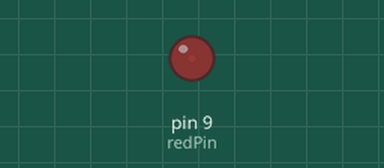
Recording of a sketch running on a simulated Arduino Uno, built with avr-gcc and run on an emulated ATmega328P. Shown: output pins drawn as LEDs (lit = HIGH).

Above: at 0.05 s.
At 0.75 s:
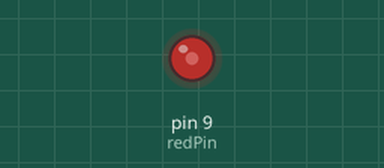
At 1.5 s:
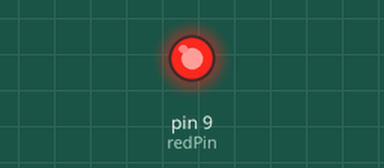
Timing chart, 0 to 3.5 s (numbered marks = the images above):
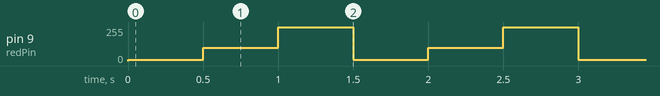

The sketch:

analog_write.ino
```cpp
int redPin = 9;
int bright1 = 10;
int bright2 = 100;
int bright3 = 255;

void setup() {

  pinMode(redPin,OUTPUT);

}

void loop() {

  analogWrite(redPin,bright1);  //value 0-255 (0V-5V)
  delay(500);
  analogWrite(redPin,bright2);
  delay(500);
  analogWrite(redPin,bright3);
  delay(500);

}
```

Measured:
- by itself, pin 9 (redPin): repeats every 1.5 s: 100/255 0.50 s, 255/255 0.50 s, 10/255 0.50 s
